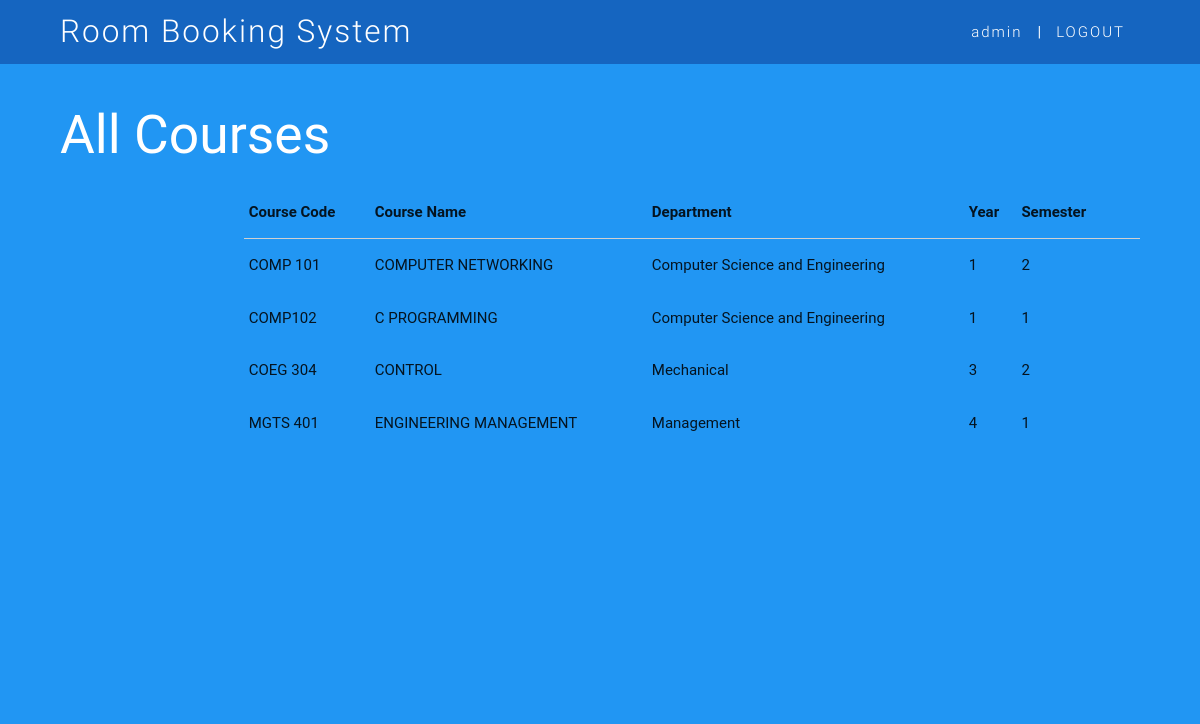
/php/all_courses.php (signed in), run on the app's committed database.
### tables this page shows
CREATE TABLE IF NOT EXISTS `course` (
  `courseName` varchar(50) NOT NULL,
  `departmentName` varchar(50) NOT NULL,
  `courseCode` varchar(50) NOT NULL,
  `year` int(11) NOT NULL,
  `semester` int(11) NOT NULL
);

### php/all_courses.php (the view, shortened to what this page needs)
<?php
require 'database_connection.php';
    if(isset($_SESSION['rsUserName']) && isset($_SESSION['rsPassword'])){
        $query = $mysqli->query("SELECT * FROM course ORDER BY year ASC") or die($mysqli->error);
        $display = "";
        if($query->num_rows){
            while($rows = $query->fetch_array(MYSQLI_ASSOC)){
                $courseName = strtoupper($rows['courseName']);
                $courseCode = $rows['courseCode'];
                $departmentName = $rows['departmentName'];
                $year = $rows['year'];
                $semester = $rows['semester'];
            $display .= "
            <tbody>
             <tr>
                <td>$courseCode</td>
                <td>$courseName</td>
                <td>$departmentName</td>
                <td>$year</td>
                <td>$semester</td>
              </tr>
            </tbody>";
            }
        }else{
            $display .= "No courses available yet";
        }
    }else{
        header("location: login.php");
    }
?>
<!DOCTYPE html>
<html>
<head>
    <link href="../css/style.css" type="text/css" rel="stylesheet">
    <link href="../css/plugin.css" type="text/css" rel="stylesheet" >
</head>
<body >
 <div class="navbar-fixed">
    <nav id="nav_f" class="default_color" role="navigation">
        <div class="container">
            <div class="nav-wrapper">
            <a href="index.php" id="logo-container" class="brand-logo">Room Booking System</a>
                <ul class="right hide-on-med-and-down">
                    <li><a href="profile.php"><?=$_SESSION['rsUserName']?></a></li>
                    <li>|</li>
                    <li><a href="#">LOGOUT</a></li>
                </ul>
            </div>
        </div>
    </nav>
</div>
<div class="section no-pad-bot" id="index-banner">
    <div class="container">
    <h2 class="header text_b" style="color: white;">All Courses</h2>
     <div class="row">
            <div class="col s10 offset-s2">
                <table class="highlight">
            <thead>
              <tr>
                  <th data-field="id"> Course Code</th>
                  <th data-field="name">Course Name</th>
                  <th data-field="department">Department</th>
                  <th data-field="year">Year</th>
                  <th data-field="semester">Semester</th>
                  <th></th>
                  <th></th>
                   </tr>
            </thead>
            <?=$display;?>
          </table>
            </div>
        </div>
</div>
</div>
</body>
</html>

### css/style.css (style rules this page uses)
body { background: #2196F3; }
.default_color { background-color: #1565C0 !important }
#index-banner { min-height: 632px; height: auto; position: relative; background-color: #2196F3 }
#nav_f { box-shadow: none !important; -webkit-box-shadow: none !important }
.brand-logo { position: absolute; color: #fff; display: inline-block; font-size: 2.1rem; font-style: normal; font-weight: 300; padding: 0; letter-spacing: 2px }
.text_b { color: #2196F3 }
nav ul a { font-size: 1.2rem; color: #FFF; letter-spacing: 2px; display: block; font-weight: 300; padding: 0px 15px }

### data on the page
course: courseCode "COMP 101", courseName "COMPUTER NETWORKING", departmentName "Computer Science and Engineering", year "1", semester "2"
course: courseCode "COMP102", courseName "C PROGRAMMING", departmentName "Computer Science and Engineering", year "1", semester "1"
course: courseCode "COEG 304", courseName "CONTROL", departmentName "Mechanical", year "3", semester "2"
course: courseCode "MGTS 401", courseName "ENGINEERING MANAGEMENT", departmentName "Management", year "4", semester "1"

### other printed values
$_SESSION['rsUserName'] "admin"
